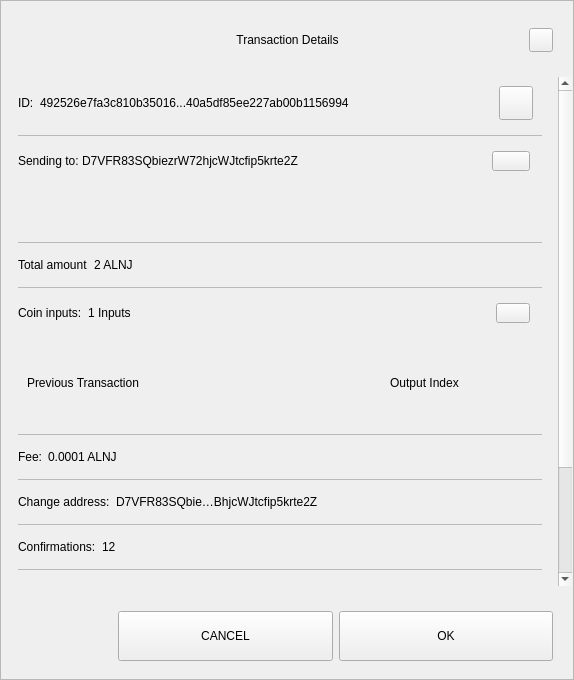
<?xml version="1.0" encoding="UTF-8"?>
<ui version="4.0">
 <class>TxDetailDialog</class>
 <widget class="QWidget" name="TxDetailDialog">
  <property name="geometry">
   <rect>
    <x>0</x>
    <y>0</y>
    <width>574</width>
    <height>680</height>
   </rect>
  </property>
  <property name="sizePolicy">
   <sizepolicy hsizetype="Preferred" vsizetype="Expanding">
    <horstretch>0</horstretch>
    <verstretch>0</verstretch>
   </sizepolicy>
  </property>
  <property name="minimumSize">
   <size>
    <width>574</width>
    <height>500</height>
   </size>
  </property>
  <property name="windowTitle">
   <string>Form</string>
  </property>
  <property name="styleSheet">
   <string notr="true"/>
  </property>
  <layout class="QVBoxLayout" name="verticalLayout_3">
   <property name="spacing">
    <number>0</number>
   </property>
   <property name="leftMargin">
    <number>0</number>
   </property>
   <property name="topMargin">
    <number>0</number>
   </property>
   <property name="rightMargin">
    <number>0</number>
   </property>
   <property name="bottomMargin">
    <number>0</number>
   </property>
   <item>
    <widget class="QFrame" name="frame">
     <property name="sizePolicy">
      <sizepolicy hsizetype="Preferred" vsizetype="Expanding">
       <horstretch>0</horstretch>
       <verstretch>0</verstretch>
      </sizepolicy>
     </property>
     <property name="styleSheet">
      <string notr="true"/>
     </property>
     <property name="frameShape">
      <enum>QFrame::StyledPanel</enum>
     </property>
     <property name="frameShadow">
      <enum>QFrame::Raised</enum>
     </property>
     <layout class="QVBoxLayout" name="verticalLayout">
      <property name="leftMargin">
       <number>0</number>
      </property>
      <property name="rightMargin">
       <number>0</number>
      </property>
      <item>
       <layout class="QHBoxLayout" name="horizontalLayout_3">
        <property name="spacing">
         <number>0</number>
        </property>
        <property name="leftMargin">
         <number>20</number>
        </property>
        <property name="topMargin">
         <number>10</number>
        </property>
        <property name="rightMargin">
         <number>20</number>
        </property>
        <item>
         <spacer name="horizontalSpacer_1">
          <property name="orientation">
           <enum>Qt::Horizontal</enum>
          </property>
          <property name="sizeHint" stdset="0">
           <size>
            <width>40</width>
            <height>20</height>
           </size>
          </property>
         </spacer>
        </item>
        <item>
         <widget class="QLabel" name="labelTitle">
          <property name="minimumSize">
           <size>
            <width>0</width>
            <height>40</height>
           </size>
          </property>
          <property name="maximumSize">
           <size>
            <width>16777215</width>
            <height>40</height>
           </size>
          </property>
          <property name="styleSheet">
           <string notr="true">padding-left:24px;</string>
          </property>
          <property name="text">
           <string>Transaction Details</string>
          </property>
          <property name="alignment">
           <set>Qt::AlignCenter</set>
          </property>
          <property name="margin">
           <number>7</number>
          </property>
         </widget>
        </item>
        <item>
         <spacer name="horizontalSpacer_2">
          <property name="orientation">
           <enum>Qt::Horizontal</enum>
          </property>
          <property name="sizeHint" stdset="0">
           <size>
            <width>40</width>
            <height>20</height>
           </size>
          </property>
         </spacer>
        </item>
        <item>
         <widget class="QPushButton" name="btnEsc">
          <property name="minimumSize">
           <size>
            <width>24</width>
            <height>24</height>
           </size>
          </property>
          <property name="maximumSize">
           <size>
            <width>24</width>
            <height>24</height>
           </size>
          </property>
          <property name="focusPolicy">
           <enum>Qt::NoFocus</enum>
          </property>
          <property name="text">
           <string/>
          </property>
         </widget>
        </item>
       </layout>
      </item>
      <item>
       <spacer name="verticalSpacer">
        <property name="orientation">
         <enum>Qt::Vertical</enum>
        </property>
        <property name="sizeType">
         <enum>QSizePolicy::Fixed</enum>
        </property>
        <property name="sizeHint" stdset="0">
         <size>
          <width>20</width>
          <height>10</height>
         </size>
        </property>
       </spacer>
      </item>
      <item>
       <widget class="QWidget" name="layoutScroll" native="true">
        <property name="minimumSize">
         <size>
          <width>0</width>
          <height>0</height>
         </size>
        </property>
        <layout class="QVBoxLayout" name="verticalLayout_4">
         <property name="leftMargin">
          <number>0</number>
         </property>
         <property name="topMargin">
          <number>0</number>
         </property>
         <property name="rightMargin">
          <number>0</number>
         </property>
         <item>
          <widget class="QScrollArea" name="scrollArea">
           <property name="styleSheet">
            <string notr="true">#scrollArea {
background:transparent;
}</string>
           </property>
           <property name="horizontalScrollBarPolicy">
            <enum>Qt::ScrollBarAlwaysOff</enum>
           </property>
           <property name="sizeAdjustPolicy">
            <enum>QAbstractScrollArea::AdjustIgnored</enum>
           </property>
           <property name="widgetResizable">
            <bool>true</bool>
           </property>
           <property name="alignment">
            <set>Qt::AlignLeading|Qt::AlignLeft|Qt::AlignTop</set>
           </property>
           <widget class="QWidget" name="scrollAreaWidgetContents">
            <property name="geometry">
             <rect>
              <x>0</x>
              <y>0</y>
              <width>556</width>
              <height>672</height>
             </rect>
            </property>
            <property name="autoFillBackground">
             <bool>false</bool>
            </property>
            <property name="styleSheet">
             <string notr="true">#scrollAreaWidgetContents {
background:transparent;
}</string>
            </property>
            <layout class="QVBoxLayout" name="verticalLayout_7">
             <property name="spacing">
              <number>0</number>
             </property>
             <property name="sizeConstraint">
              <enum>QLayout::SetDefaultConstraint</enum>
             </property>
             <property name="leftMargin">
              <number>0</number>
             </property>
             <property name="topMargin">
              <number>0</number>
             </property>
             <property name="rightMargin">
              <number>0</number>
             </property>
             <property name="bottomMargin">
              <number>0</number>
             </property>
             <item>
              <widget class="QWidget" name="content" native="true">
               <layout class="QVBoxLayout" name="verticalLayout_2">
                <property name="leftMargin">
                 <number>16</number>
                </property>
                <property name="topMargin">
                 <number>0</number>
                </property>
                <property name="rightMargin">
                 <number>16</number>
                </property>
                <item>
                 <widget class="QWidget" name="contentID" native="true">
                  <layout class="QHBoxLayout" name="horizontalLayout_12" stretch="0,1,0">
                   <property name="leftMargin">
                    <number>0</number>
                   </property>
                   <item>
                    <widget class="QLabel" name="labelId">
                     <property name="maximumSize">
                      <size>
                       <width>16777215</width>
                       <height>16777215</height>
                      </size>
                     </property>
                     <property name="text">
                      <string>ID:</string>
                     </property>
                    </widget>
                   </item>
                   <item>
                    <widget class="QLabel" name="textId">
                     <property name="text">
                      <string>492526e7fa3c810b35016...40a5df85ee227ab00b1156994</string>
                     </property>
                    </widget>
                   </item>
                   <item>
                    <widget class="QPushButton" name="pushCopy">
                     <property name="minimumSize">
                      <size>
                       <width>34</width>
                       <height>34</height>
                      </size>
                     </property>
                     <property name="maximumSize">
                      <size>
                       <width>34</width>
                       <height>34</height>
                      </size>
                     </property>
                     <property name="focusPolicy">
                      <enum>Qt::NoFocus</enum>
                     </property>
                     <property name="text">
                      <string/>
                     </property>
                     <property name="iconSize">
                      <size>
                       <width>24</width>
                       <height>24</height>
                      </size>
                     </property>
                    </widget>
                   </item>
                  </layout>
                 </widget>
                </item>
                <item>
                 <widget class="QLabel" name="labelDivider9">
                  <property name="maximumSize">
                   <size>
                    <width>16777215</width>
                    <height>1</height>
                   </size>
                  </property>
                  <property name="styleSheet">
                   <string notr="true">background-color:#bababa;</string>
                  </property>
                  <property name="text">
                   <string/>
                  </property>
                 </widget>
                </item>
                <item>
                 <widget class="QWidget" name="contentOutputs" native="true">
                  <layout class="QHBoxLayout" name="horizontalLayout_11" stretch="0,3,0">
                   <property name="spacing">
                    <number>0</number>
                   </property>
                   <property name="leftMargin">
                    <number>0</number>
                   </property>
                   <property name="rightMargin">
                    <number>12</number>
                   </property>
                   <item>
                    <widget class="QLabel" name="labelSend">
                     <property name="maximumSize">
                      <size>
                       <width>16777215</width>
                       <height>16777215</height>
                      </size>
                     </property>
                     <property name="text">
                      <string>Sending to: </string>
                     </property>
                    </widget>
                   </item>
                   <item>
                    <widget class="QLabel" name="textSend">
                     <property name="text">
                      <string>D7VFR83SQbiezrW72hjcWJtcfip5krte2Z </string>
                     </property>
                    </widget>
                   </item>
                   <item>
                    <widget class="QPushButton" name="pushOutputs">
                     <property name="minimumSize">
                      <size>
                       <width>34</width>
                       <height>20</height>
                      </size>
                     </property>
                     <property name="maximumSize">
                      <size>
                       <width>38</width>
                       <height>20</height>
                      </size>
                     </property>
                     <property name="focusPolicy">
                      <enum>Qt::NoFocus</enum>
                     </property>
                     <property name="styleSheet">
                      <string notr="true"/>
                     </property>
                     <property name="text">
                      <string/>
                     </property>
                    </widget>
                   </item>
                  </layout>
                 </widget>
                </item>
                <item>
                 <widget class="QScrollArea" name="outputsScrollArea">
                  <property name="minimumSize">
                   <size>
                    <width>0</width>
                    <height>50</height>
                   </size>
                  </property>
                  <property name="styleSheet">
                   <string notr="true">#outputsScrollArea {
background:transparent;
}</string>
                  </property>
                  <property name="widgetResizable">
                   <bool>true</bool>
                  </property>
                  <widget class="QWidget" name="container_outputs_base">
                   <property name="geometry">
                    <rect>
                     <x>0</x>
                     <y>0</y>
                     <width>522</width>
                     <height>48</height>
                    </rect>
                   </property>
                   <property name="styleSheet">
                    <string notr="true">#container_outputs_base {
background:transparent;
}</string>
                   </property>
                  </widget>
                 </widget>
                </item>
                <item>
                 <widget class="QLabel" name="labelDivider8">
                  <property name="maximumSize">
                   <size>
                    <width>16777215</width>
                    <height>1</height>
                   </size>
                  </property>
                  <property name="styleSheet">
                   <string notr="true">background-color:#bababa;</string>
                  </property>
                  <property name="text">
                   <string/>
                  </property>
                 </widget>
                </item>
                <item>
                 <widget class="QWidget" name="contentAmount" native="true">
                  <layout class="QHBoxLayout" name="horizontalLayout_4" stretch="0,1">
                   <property name="leftMargin">
                    <number>0</number>
                   </property>
                   <item>
                    <widget class="QLabel" name="labelAmount">
                     <property name="maximumSize">
                      <size>
                       <width>16777215</width>
                       <height>16777215</height>
                      </size>
                     </property>
                     <property name="text">
                      <string>Total amount</string>
                     </property>
                    </widget>
                   </item>
                   <item>
                    <widget class="QLabel" name="textAmount">
                     <property name="text">
                      <string>2 ALNJ</string>
                     </property>
                    </widget>
                   </item>
                  </layout>
                 </widget>
                </item>
                <item>
                 <widget class="QLabel" name="labelDivider6">
                  <property name="maximumSize">
                   <size>
                    <width>16777215</width>
                    <height>1</height>
                   </size>
                  </property>
                  <property name="styleSheet">
                   <string notr="true">background-color:#bababa;</string>
                  </property>
                  <property name="text">
                   <string/>
                  </property>
                 </widget>
                </item>
                <item>
                 <widget class="QWidget" name="contentInputs" native="true">
                  <layout class="QHBoxLayout" name="horizontalLayout" stretch="0,2,0">
                   <property name="leftMargin">
                    <number>0</number>
                   </property>
                   <property name="rightMargin">
                    <number>12</number>
                   </property>
                   <item>
                    <widget class="QLabel" name="labelInputs">
                     <property name="sizePolicy">
                      <sizepolicy hsizetype="Minimum" vsizetype="Preferred">
                       <horstretch>0</horstretch>
                       <verstretch>0</verstretch>
                      </sizepolicy>
                     </property>
                     <property name="maximumSize">
                      <size>
                       <width>16777215</width>
                       <height>16777215</height>
                      </size>
                     </property>
                     <property name="text">
                      <string>Coin inputs:</string>
                     </property>
                    </widget>
                   </item>
                   <item>
                    <widget class="QLabel" name="textInputs">
                     <property name="text">
                      <string>1 Inputs</string>
                     </property>
                    </widget>
                   </item>
                   <item>
                    <widget class="QPushButton" name="pushInputs">
                     <property name="maximumSize">
                      <size>
                       <width>34</width>
                       <height>20</height>
                      </size>
                     </property>
                     <property name="focusPolicy">
                      <enum>Qt::NoFocus</enum>
                     </property>
                     <property name="styleSheet">
                      <string notr="true"/>
                     </property>
                     <property name="text">
                      <string/>
                     </property>
                    </widget>
                   </item>
                  </layout>
                 </widget>
                </item>
                <item>
                 <widget class="QFrame" name="gridInputs">
                  <property name="sizePolicy">
                   <sizepolicy hsizetype="Preferred" vsizetype="MinimumExpanding">
                    <horstretch>0</horstretch>
                    <verstretch>0</verstretch>
                   </sizepolicy>
                  </property>
                  <property name="minimumSize">
                   <size>
                    <width>0</width>
                    <height>90</height>
                   </size>
                  </property>
                  <layout class="QGridLayout" name="gridLayoutInput" columnstretch="5,2" rowminimumheight="0">
                   <property name="sizeConstraint">
                    <enum>QLayout::SetMaximumSize</enum>
                   </property>
                   <property name="verticalSpacing">
                    <number>0</number>
                   </property>
                   <item row="0" column="0" alignment="Qt::AlignLeft">
                    <widget class="QLabel" name="labelTitlePrevTx">
                     <property name="text">
                      <string>Previous Transaction</string>
                     </property>
                    </widget>
                   </item>
                   <item row="0" column="1" alignment="Qt::AlignLeft">
                    <widget class="QLabel" name="labelOutputIndex">
                     <property name="text">
                      <string>Output Index</string>
                     </property>
                     <property name="alignment">
                      <set>Qt::AlignCenter</set>
                     </property>
                    </widget>
                   </item>
                  </layout>
                 </widget>
                </item>
                <item>
                 <widget class="QLabel" name="labelDivider1">
                  <property name="maximumSize">
                   <size>
                    <width>16777215</width>
                    <height>1</height>
                   </size>
                  </property>
                  <property name="styleSheet">
                   <string notr="true">background-color:#bababa;</string>
                  </property>
                  <property name="text">
                   <string/>
                  </property>
                 </widget>
                </item>
                <item>
                 <widget class="QWidget" name="contentFee" native="true">
                  <layout class="QHBoxLayout" name="horizontalLayout_7" stretch="0,1">
                   <property name="leftMargin">
                    <number>0</number>
                   </property>
                   <item>
                    <widget class="QLabel" name="labelFee">
                     <property name="maximumSize">
                      <size>
                       <width>16777215</width>
                       <height>16777215</height>
                      </size>
                     </property>
                     <property name="text">
                      <string>Fee:</string>
                     </property>
                    </widget>
                   </item>
                   <item>
                    <widget class="QLabel" name="textFee">
                     <property name="text">
                      <string>0.0001 ALNJ</string>
                     </property>
                    </widget>
                   </item>
                  </layout>
                 </widget>
                </item>
                <item>
                 <widget class="QLabel" name="labelDivider2">
                  <property name="maximumSize">
                   <size>
                    <width>16777215</width>
                    <height>1</height>
                   </size>
                  </property>
                  <property name="styleSheet">
                   <string notr="true">background-color:#bababa;</string>
                  </property>
                  <property name="text">
                   <string/>
                  </property>
                 </widget>
                </item>
                <item>
                 <widget class="QWidget" name="contentChangeAddress" native="true">
                  <layout class="QHBoxLayout" name="horizontalLayout_6" stretch="0,1">
                   <property name="leftMargin">
                    <number>0</number>
                   </property>
                   <item>
                    <widget class="QLabel" name="labelChange">
                     <property name="maximumSize">
                      <size>
                       <width>16777215</width>
                       <height>16777215</height>
                      </size>
                     </property>
                     <property name="text">
                      <string>Change address:</string>
                     </property>
                    </widget>
                   </item>
                   <item>
                    <widget class="QLabel" name="textChange">
                     <property name="text">
                      <string>D7VFR83SQbie…BhjcWJtcfip5krte2Z </string>
                     </property>
                    </widget>
                   </item>
                  </layout>
                 </widget>
                </item>
                <item>
                 <widget class="QLabel" name="labelDivider4">
                  <property name="maximumSize">
                   <size>
                    <width>16777215</width>
                    <height>1</height>
                   </size>
                  </property>
                  <property name="styleSheet">
                   <string notr="true">background-color:#bababa;</string>
                  </property>
                  <property name="text">
                   <string/>
                  </property>
                 </widget>
                </item>
                <item>
                 <widget class="QWidget" name="contentConfirmations" native="true">
                  <layout class="QHBoxLayout" name="horizontalLayout_8" stretch="0,1">
                   <property name="leftMargin">
                    <number>0</number>
                   </property>
                   <item>
                    <widget class="QLabel" name="labelConfirmations">
                     <property name="maximumSize">
                      <size>
                       <width>16777215</width>
                       <height>16777215</height>
                      </size>
                     </property>
                     <property name="text">
                      <string>Confirmations:</string>
                     </property>
                    </widget>
                   </item>
                   <item>
                    <widget class="QLabel" name="textConfirmations">
                     <property name="text">
                      <string>12</string>
                     </property>
                    </widget>
                   </item>
                  </layout>
                 </widget>
                </item>
                <item>
                 <widget class="QLabel" name="labelDivider7">
                  <property name="maximumSize">
                   <size>
                    <width>16777215</width>
                    <height>1</height>
                   </size>
                  </property>
                  <property name="styleSheet">
                   <string notr="true">background-color:#bababa;</string>
                  </property>
                  <property name="text">
                   <string/>
                  </property>
                 </widget>
                </item>
                <item>
                 <widget class="QWidget" name="contentSize" native="true">
                  <layout class="QHBoxLayout" name="horizontalLayout_9" stretch="0,1">
                   <property name="leftMargin">
                    <number>0</number>
                   </property>
                   <item>
                    <widget class="QLabel" name="labelSize">
                     <property name="maximumSize">
                      <size>
                       <width>16777215</width>
                       <height>16777215</height>
                      </size>
                     </property>
                     <property name="text">
                      <string>Size:</string>
                     </property>
                    </widget>
                   </item>
                   <item>
                    <widget class="QLabel" name="textSize">
                     <property name="text">
                      <string>2 kB</string>
                     </property>
                    </widget>
                   </item>
                  </layout>
                 </widget>
                </item>
                <item>
                 <widget class="QLabel" name="labelDivider3">
                  <property name="maximumSize">
                   <size>
                    <width>16777215</width>
                    <height>1</height>
                   </size>
                  </property>
                  <property name="styleSheet">
                   <string notr="true">background-color:#bababa;</string>
                  </property>
                  <property name="text">
                   <string/>
                  </property>
                 </widget>
                </item>
                <item>
                 <widget class="QWidget" name="contentDate" native="true">
                  <layout class="QHBoxLayout" name="horizontalLayout_5" stretch="0,1">
                   <property name="leftMargin">
                    <number>0</number>
                   </property>
                   <item>
                    <widget class="QLabel" name="labelDate">
                     <property name="maximumSize">
                      <size>
                       <width>16777215</width>
                       <height>16777215</height>
                      </size>
                     </property>
                     <property name="text">
                      <string>Date:</string>
                     </property>
                    </widget>
                   </item>
                   <item>
                    <widget class="QLabel" name="textDate">
                     <property name="text">
                      <string>May 25, 2017</string>
                     </property>
                    </widget>
                   </item>
                  </layout>
                 </widget>
                </item>
                <item>
                 <widget class="QLabel" name="labelDivider5">
                  <property name="maximumSize">
                   <size>
                    <width>16777215</width>
                    <height>1</height>
                   </size>
                  </property>
                  <property name="styleSheet">
                   <string notr="true">background-color:#bababa;</string>
                  </property>
                  <property name="text">
                   <string/>
                  </property>
                 </widget>
                </item>
                <item>
                 <widget class="QWidget" name="contentStatus" native="true">
                  <layout class="QHBoxLayout" name="horizontalLayout_10" stretch="0,1">
                   <property name="leftMargin">
                    <number>0</number>
                   </property>
                   <item>
                    <widget class="QLabel" name="labelStatus">
                     <property name="maximumSize">
                      <size>
                       <width>16777215</width>
                       <height>16777215</height>
                      </size>
                     </property>
                     <property name="text">
                      <string>Status:</string>
                     </property>
                    </widget>
                   </item>
                   <item>
                    <widget class="QLabel" name="textStatus">
                     <property name="text">
                      <string>Spendable</string>
                     </property>
                    </widget>
                   </item>
                  </layout>
                 </widget>
                </item>
                <item>
                 <spacer name="verticalSpacer_2">
                  <property name="orientation">
                   <enum>Qt::Vertical</enum>
                  </property>
                  <property name="sizeType">
                   <enum>QSizePolicy::Expanding</enum>
                  </property>
                  <property name="sizeHint" stdset="0">
                   <size>
                    <width>20</width>
                    <height>10</height>
                   </size>
                  </property>
                 </spacer>
                </item>
                <item>
                 <widget class="QLabel" name="labelWarning">
                  <property name="text">
                   <string>TextLabel</string>
                  </property>
                  <property name="alignment">
                   <set>Qt::AlignCenter</set>
                  </property>
                 </widget>
                </item>
               </layout>
              </widget>
             </item>
            </layout>
           </widget>
          </widget>
         </item>
        </layout>
       </widget>
      </item>
      <item>
       <widget class="QWidget" name="containerButtons" native="true">
        <layout class="QHBoxLayout" name="horizontalLayout1" stretch="1,2,2">
         <property name="leftMargin">
          <number>10</number>
         </property>
         <property name="rightMargin">
          <number>20</number>
         </property>
         <item>
          <spacer name="horizontalSpacer_3">
           <property name="orientation">
            <enum>Qt::Horizontal</enum>
           </property>
           <property name="sizeHint" stdset="0">
            <size>
             <width>40</width>
             <height>20</height>
            </size>
           </property>
          </spacer>
         </item>
         <item>
          <widget class="QPushButton" name="btnCancel">
           <property name="minimumSize">
            <size>
             <width>200</width>
             <height>50</height>
            </size>
           </property>
           <property name="focusPolicy">
            <enum>Qt::NoFocus</enum>
           </property>
           <property name="text">
            <string>CANCEL</string>
           </property>
          </widget>
         </item>
         <item>
          <widget class="QPushButton" name="btnSave">
           <property name="minimumSize">
            <size>
             <width>200</width>
             <height>50</height>
            </size>
           </property>
           <property name="focusPolicy">
            <enum>Qt::NoFocus</enum>
           </property>
           <property name="text">
            <string>OK</string>
           </property>
          </widget>
         </item>
        </layout>
       </widget>
      </item>
     </layout>
    </widget>
   </item>
  </layout>
 </widget>
 <resources/>
 <connections/>
</ui>
